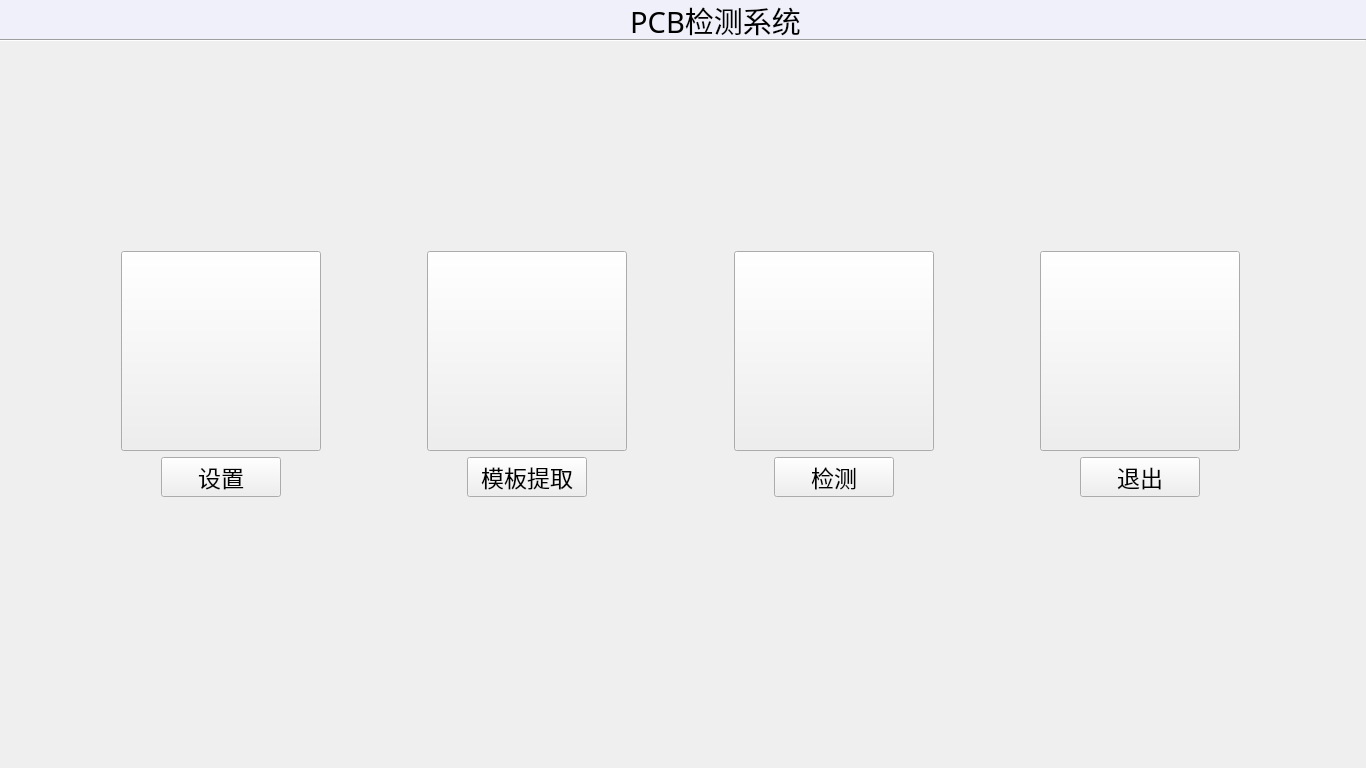
<?xml version="1.0" encoding="UTF-8"?>
<ui version="4.0">
 <class>PCBDetectClass</class>
 <widget class="QMainWindow" name="PCBDetectClass">
  <property name="geometry">
   <rect>
    <x>0</x>
    <y>0</y>
    <width>1366</width>
    <height>768</height>
   </rect>
  </property>
  <property name="sizePolicy">
   <sizepolicy hsizetype="Fixed" vsizetype="Fixed">
    <horstretch>0</horstretch>
    <verstretch>0</verstretch>
   </sizepolicy>
  </property>
  <property name="font">
   <font>
    <pointsize>16</pointsize>
   </font>
  </property>
  <property name="windowTitle">
   <string>PCBDetect</string>
  </property>
  <widget class="QWidget" name="centralWidget">
   <widget class="QLabel" name="label_logo">
    <property name="geometry">
     <rect>
      <x>570</x>
      <y>0</y>
      <width>51</width>
      <height>35</height>
     </rect>
    </property>
    <property name="sizePolicy">
     <sizepolicy hsizetype="Fixed" vsizetype="Fixed">
      <horstretch>0</horstretch>
      <verstretch>0</verstretch>
     </sizepolicy>
    </property>
    <property name="maximumSize">
     <size>
      <width>16777215</width>
      <height>16000000</height>
     </size>
    </property>
    <property name="font">
     <font>
      <pointsize>12</pointsize>
      <weight>75</weight>
      <bold>true</bold>
     </font>
    </property>
    <property name="styleSheet">
     <string notr="true">border-image: url(:/PCBDetect/icons/logo.png);</string>
    </property>
    <property name="text">
     <string/>
    </property>
    <property name="alignment">
     <set>Qt::AlignBottom|Qt::AlignHCenter</set>
    </property>
   </widget>
   <widget class="QLabel" name="label_title">
    <property name="geometry">
     <rect>
      <x>630</x>
      <y>0</y>
      <width>171</width>
      <height>41</height>
     </rect>
    </property>
    <property name="sizePolicy">
     <sizepolicy hsizetype="Fixed" vsizetype="Fixed">
      <horstretch>0</horstretch>
      <verstretch>0</verstretch>
     </sizepolicy>
    </property>
    <property name="minimumSize">
     <size>
      <width>60</width>
      <height>30</height>
     </size>
    </property>
    <property name="font">
     <font>
      <family>SimSun-ExtB FB</family>
      <pointsize>22</pointsize>
      <weight>25</weight>
      <italic>false</italic>
      <bold>false</bold>
     </font>
    </property>
    <property name="styleSheet">
     <string notr="true">font: 200 22pt &quot;SimSun-ExtB FB&quot;;</string>
    </property>
    <property name="text">
     <string>PCB检测系统</string>
    </property>
    <property name="alignment">
     <set>Qt::AlignCenter</set>
    </property>
   </widget>
   <widget class="Line" name="line">
    <property name="geometry">
     <rect>
      <x>0</x>
      <y>30</y>
      <width>1366</width>
      <height>20</height>
     </rect>
    </property>
    <property name="orientation">
     <enum>Qt::Horizontal</enum>
    </property>
   </widget>
   <widget class="QLabel" name="label_3">
    <property name="geometry">
     <rect>
      <x>0</x>
      <y>-1</y>
      <width>1366</width>
      <height>41</height>
     </rect>
    </property>
    <property name="styleSheet">
     <string notr="true">background-color: rgb(240, 240, 250);</string>
    </property>
    <property name="text">
     <string/>
    </property>
   </widget>
   <widget class="QWidget" name="layoutWidget">
    <property name="geometry">
     <rect>
      <x>110</x>
      <y>240</y>
      <width>1141</width>
      <height>268</height>
     </rect>
    </property>
    <layout class="QHBoxLayout" name="horizontalLayout_5">
     <item>
      <layout class="QVBoxLayout" name="verticalLayout">
       <item>
        <widget class="QPushButton" name="pushButton_set">
         <property name="sizePolicy">
          <sizepolicy hsizetype="Fixed" vsizetype="Fixed">
           <horstretch>0</horstretch>
           <verstretch>0</verstretch>
          </sizepolicy>
         </property>
         <property name="minimumSize">
          <size>
           <width>200</width>
           <height>200</height>
          </size>
         </property>
         <property name="maximumSize">
          <size>
           <width>200</width>
           <height>200</height>
          </size>
         </property>
         <property name="styleSheet">
          <string notr="true">border-image: url(:/PCBDetect/icons/set.png);</string>
         </property>
         <property name="text">
          <string/>
         </property>
        </widget>
       </item>
       <item>
        <spacer name="verticalSpacer">
         <property name="orientation">
          <enum>Qt::Vertical</enum>
         </property>
         <property name="sizeType">
          <enum>QSizePolicy::Fixed</enum>
         </property>
         <property name="sizeHint" stdset="0">
          <size>
           <width>20</width>
           <height>5</height>
          </size>
         </property>
        </spacer>
       </item>
       <item>
        <layout class="QHBoxLayout" name="horizontalLayout">
         <item>
          <spacer name="horizontalSpacer_4">
           <property name="orientation">
            <enum>Qt::Horizontal</enum>
           </property>
           <property name="sizeHint" stdset="0">
            <size>
             <width>40</width>
             <height>20</height>
            </size>
           </property>
          </spacer>
         </item>
         <item>
          <widget class="QPushButton" name="pushButton_set2">
           <property name="sizePolicy">
            <sizepolicy hsizetype="Fixed" vsizetype="Fixed">
             <horstretch>0</horstretch>
             <verstretch>0</verstretch>
            </sizepolicy>
           </property>
           <property name="minimumSize">
            <size>
             <width>120</width>
             <height>40</height>
            </size>
           </property>
           <property name="font">
            <font>
             <pointsize>17</pointsize>
            </font>
           </property>
           <property name="text">
            <string>设置</string>
           </property>
           <property name="autoDefault">
            <bool>false</bool>
           </property>
           <property name="default">
            <bool>false</bool>
           </property>
           <property name="flat">
            <bool>false</bool>
           </property>
          </widget>
         </item>
         <item>
          <spacer name="horizontalSpacer_5">
           <property name="orientation">
            <enum>Qt::Horizontal</enum>
           </property>
           <property name="sizeHint" stdset="0">
            <size>
             <width>40</width>
             <height>20</height>
            </size>
           </property>
          </spacer>
         </item>
        </layout>
       </item>
      </layout>
     </item>
     <item>
      <spacer name="horizontalSpacer">
       <property name="orientation">
        <enum>Qt::Horizontal</enum>
       </property>
       <property name="sizeType">
        <enum>QSizePolicy::MinimumExpanding</enum>
       </property>
       <property name="sizeHint" stdset="0">
        <size>
         <width>40</width>
         <height>20</height>
        </size>
       </property>
      </spacer>
     </item>
     <item>
      <layout class="QVBoxLayout" name="verticalLayout_2">
       <item>
        <widget class="QPushButton" name="pushButton_getTempl">
         <property name="sizePolicy">
          <sizepolicy hsizetype="Fixed" vsizetype="Fixed">
           <horstretch>0</horstretch>
           <verstretch>0</verstretch>
          </sizepolicy>
         </property>
         <property name="minimumSize">
          <size>
           <width>200</width>
           <height>200</height>
          </size>
         </property>
         <property name="maximumSize">
          <size>
           <width>200</width>
           <height>200</height>
          </size>
         </property>
         <property name="styleSheet">
          <string notr="true">border-image: url(:/PCBDetect/icons/getTempl.png);</string>
         </property>
         <property name="text">
          <string/>
         </property>
        </widget>
       </item>
       <item>
        <spacer name="verticalSpacer_2">
         <property name="orientation">
          <enum>Qt::Vertical</enum>
         </property>
         <property name="sizeType">
          <enum>QSizePolicy::Fixed</enum>
         </property>
         <property name="sizeHint" stdset="0">
          <size>
           <width>20</width>
           <height>5</height>
          </size>
         </property>
        </spacer>
       </item>
       <item>
        <layout class="QHBoxLayout" name="horizontalLayout_2">
         <item>
          <spacer name="horizontalSpacer_6">
           <property name="orientation">
            <enum>Qt::Horizontal</enum>
           </property>
           <property name="sizeHint" stdset="0">
            <size>
             <width>40</width>
             <height>20</height>
            </size>
           </property>
          </spacer>
         </item>
         <item>
          <widget class="QPushButton" name="pushButton_getTempl2">
           <property name="sizePolicy">
            <sizepolicy hsizetype="Fixed" vsizetype="Fixed">
             <horstretch>0</horstretch>
             <verstretch>0</verstretch>
            </sizepolicy>
           </property>
           <property name="minimumSize">
            <size>
             <width>120</width>
             <height>40</height>
            </size>
           </property>
           <property name="font">
            <font>
             <pointsize>17</pointsize>
            </font>
           </property>
           <property name="text">
            <string>模板提取</string>
           </property>
           <property name="flat">
            <bool>false</bool>
           </property>
          </widget>
         </item>
         <item>
          <spacer name="horizontalSpacer_7">
           <property name="orientation">
            <enum>Qt::Horizontal</enum>
           </property>
           <property name="sizeHint" stdset="0">
            <size>
             <width>40</width>
             <height>20</height>
            </size>
           </property>
          </spacer>
         </item>
        </layout>
       </item>
      </layout>
     </item>
     <item>
      <spacer name="horizontalSpacer_2">
       <property name="orientation">
        <enum>Qt::Horizontal</enum>
       </property>
       <property name="sizeType">
        <enum>QSizePolicy::MinimumExpanding</enum>
       </property>
       <property name="sizeHint" stdset="0">
        <size>
         <width>40</width>
         <height>20</height>
        </size>
       </property>
      </spacer>
     </item>
     <item>
      <layout class="QVBoxLayout" name="verticalLayout_3">
       <item>
        <widget class="QPushButton" name="pushButton_detect">
         <property name="sizePolicy">
          <sizepolicy hsizetype="Fixed" vsizetype="Fixed">
           <horstretch>0</horstretch>
           <verstretch>0</verstretch>
          </sizepolicy>
         </property>
         <property name="minimumSize">
          <size>
           <width>200</width>
           <height>200</height>
          </size>
         </property>
         <property name="maximumSize">
          <size>
           <width>200</width>
           <height>200</height>
          </size>
         </property>
         <property name="styleSheet">
          <string notr="true">border-image: url(:/PCBDetect/icons/detect.png);</string>
         </property>
         <property name="text">
          <string/>
         </property>
        </widget>
       </item>
       <item>
        <spacer name="verticalSpacer_3">
         <property name="orientation">
          <enum>Qt::Vertical</enum>
         </property>
         <property name="sizeType">
          <enum>QSizePolicy::Fixed</enum>
         </property>
         <property name="sizeHint" stdset="0">
          <size>
           <width>20</width>
           <height>5</height>
          </size>
         </property>
        </spacer>
       </item>
       <item>
        <layout class="QHBoxLayout" name="horizontalLayout_3">
         <item>
          <spacer name="horizontalSpacer_8">
           <property name="orientation">
            <enum>Qt::Horizontal</enum>
           </property>
           <property name="sizeHint" stdset="0">
            <size>
             <width>40</width>
             <height>20</height>
            </size>
           </property>
          </spacer>
         </item>
         <item>
          <widget class="QPushButton" name="pushButton_detect2">
           <property name="sizePolicy">
            <sizepolicy hsizetype="Fixed" vsizetype="Fixed">
             <horstretch>0</horstretch>
             <verstretch>0</verstretch>
            </sizepolicy>
           </property>
           <property name="minimumSize">
            <size>
             <width>120</width>
             <height>40</height>
            </size>
           </property>
           <property name="font">
            <font>
             <pointsize>17</pointsize>
            </font>
           </property>
           <property name="text">
            <string>检测</string>
           </property>
           <property name="flat">
            <bool>false</bool>
           </property>
          </widget>
         </item>
         <item>
          <spacer name="horizontalSpacer_9">
           <property name="orientation">
            <enum>Qt::Horizontal</enum>
           </property>
           <property name="sizeHint" stdset="0">
            <size>
             <width>40</width>
             <height>20</height>
            </size>
           </property>
          </spacer>
         </item>
        </layout>
       </item>
      </layout>
     </item>
     <item>
      <spacer name="horizontalSpacer_3">
       <property name="orientation">
        <enum>Qt::Horizontal</enum>
       </property>
       <property name="sizeType">
        <enum>QSizePolicy::MinimumExpanding</enum>
       </property>
       <property name="sizeHint" stdset="0">
        <size>
         <width>40</width>
         <height>20</height>
        </size>
       </property>
      </spacer>
     </item>
     <item>
      <layout class="QVBoxLayout" name="verticalLayout_4">
       <item>
        <widget class="QPushButton" name="pushButton_exit">
         <property name="sizePolicy">
          <sizepolicy hsizetype="Fixed" vsizetype="Fixed">
           <horstretch>0</horstretch>
           <verstretch>0</verstretch>
          </sizepolicy>
         </property>
         <property name="minimumSize">
          <size>
           <width>200</width>
           <height>200</height>
          </size>
         </property>
         <property name="maximumSize">
          <size>
           <width>200</width>
           <height>200</height>
          </size>
         </property>
         <property name="styleSheet">
          <string notr="true">border-image: url(:/PCBDetect/icons/exit.png);</string>
         </property>
         <property name="text">
          <string/>
         </property>
        </widget>
       </item>
       <item>
        <spacer name="verticalSpacer_4">
         <property name="orientation">
          <enum>Qt::Vertical</enum>
         </property>
         <property name="sizeType">
          <enum>QSizePolicy::Fixed</enum>
         </property>
         <property name="sizeHint" stdset="0">
          <size>
           <width>20</width>
           <height>5</height>
          </size>
         </property>
        </spacer>
       </item>
       <item>
        <layout class="QHBoxLayout" name="horizontalLayout_4">
         <item>
          <spacer name="horizontalSpacer_10">
           <property name="orientation">
            <enum>Qt::Horizontal</enum>
           </property>
           <property name="sizeHint" stdset="0">
            <size>
             <width>40</width>
             <height>20</height>
            </size>
           </property>
          </spacer>
         </item>
         <item>
          <widget class="QPushButton" name="pushButton_exit2">
           <property name="sizePolicy">
            <sizepolicy hsizetype="Fixed" vsizetype="Fixed">
             <horstretch>0</horstretch>
             <verstretch>0</verstretch>
            </sizepolicy>
           </property>
           <property name="minimumSize">
            <size>
             <width>120</width>
             <height>40</height>
            </size>
           </property>
           <property name="font">
            <font>
             <pointsize>17</pointsize>
            </font>
           </property>
           <property name="text">
            <string>退出</string>
           </property>
           <property name="flat">
            <bool>false</bool>
           </property>
          </widget>
         </item>
         <item>
          <spacer name="horizontalSpacer_11">
           <property name="orientation">
            <enum>Qt::Horizontal</enum>
           </property>
           <property name="sizeHint" stdset="0">
            <size>
             <width>40</width>
             <height>20</height>
            </size>
           </property>
          </spacer>
         </item>
        </layout>
       </item>
      </layout>
     </item>
    </layout>
   </widget>
   <zorder>layoutWidget</zorder>
   <zorder>label_3</zorder>
   <zorder>label_logo</zorder>
   <zorder>label_title</zorder>
   <zorder>line</zorder>
  </widget>
 </widget>
 <layoutdefault spacing="6" margin="11"/>
 <resources>
  <include location="PCBDetect.qrc"/>
 </resources>
 <connections/>
</ui>
